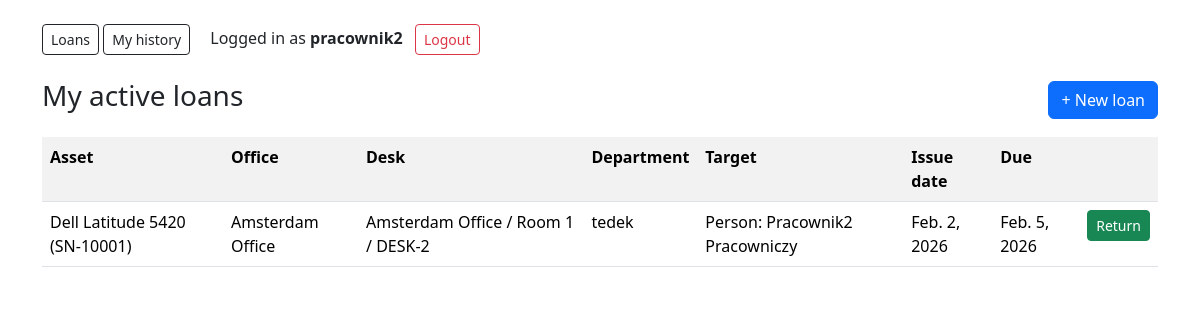
The page /loans/ (signed in) on the database its author committed.
### inventory/models.py (models this page shows, shortened)
class Loan(models.Model):
    asset = models.ForeignKey(Asset, on_delete=models.PROTECT, related_name="loans")
    created_by = models.ForeignKey(
        settings.AUTH_USER_MODEL,
        on_delete=models.SET_NULL,
        blank=True,
        null=True,
        related_name="created_loans",
    )
    person = models.ForeignKey(Person, on_delete=models.PROTECT, blank=True, null=True, related_name="loans")
    desk = models.ForeignKey(Desk, on_delete=models.PROTECT, blank=True, null=True, related_name="loans")
    office = models.ForeignKey(Office, on_delete=models.PROTECT, blank=True, null=True, related_name="loans")
    department_position = models.ForeignKey(
        DepartmentPosition,
        on_delete=models.PROTECT,
        blank=True,
        null=True,
        related_name="loans",
    )
    department = models.CharField(max_length=120, blank=True, null=True)
    loan_date = models.DateField(default=timezone.now)
    due_date = models.DateField(blank=True, null=True)
    return_date = models.DateField(blank=True, null=True)
    issued_by = models.CharField(max_length=120, blank=True, null=True)
    @property
    def office_label(self) -> str:
        if self.office:
            return str(self.office)
        if self.desk:
            return str(self.desk.room.office)
        if self.department_position:
            return str(self.department_position.department.office)
        return "-"
    @property
    def desk_label(self) -> str:
        if self.desk:
            return str(self.desk)
        return "-"
    @property
    def department_label(self) -> str:
        if self.department_position:
            return str(self.department_position)
        if self.department:
            return self.department
        return "-"
    def target_label(self) -> str:
        if self.person:
            return f"Person: {self.person}"

class Asset(models.Model):
    STATUS_CHOICES = [
        ("available", "Available"),
        ("assigned", "Assigned"),
        ("in_service", "In service"),
        ("retired", "Retired"),
    ]
    category = models.ForeignKey(AssetCategory, on_delete=models.PROTECT, related_name="assets")
    name = models.CharField(max_length=200)
    serial_number = models.CharField(max_length=120, unique=True)
    asset_tag = models.CharField(max_length=120, unique=True, blank=True, null=True)
    status = models.CharField(max_length=20, choices=STATUS_CHOICES, default="available")
    purchase_date = models.DateField(blank=True, null=True)
    notes = models.TextField(blank=True, null=True)
    def __str__(self):
        return f"{self.name} ({self.serial_number})"

class Office(models.Model):
    name = models.CharField(max_length=200)
    address = models.CharField(max_length=300, blank=True, null=True)
    def __str__(self):
        return self.name

class Desk(models.Model):
    room = models.ForeignKey(Room, on_delete=models.CASCADE, related_name="desks")
    code = models.CharField(max_length=50)
    class Meta:
        constraints = [
            models.UniqueConstraint(fields=["room", "code"], name="uniq_desk_room_code")
        ]
    def __str__(self):
        return f"{self.room.office.name} / {self.room.name} / {self.code}"

class Room(models.Model):
    office = models.ForeignKey(Office, on_delete=models.CASCADE, related_name="rooms")
    name = models.CharField(max_length=200)
    type = models.CharField(max_length=50, default="open_space")

class Person(models.Model):
    first_name = models.CharField(max_length=120)
    last_name = models.CharField(max_length=120)
    department = models.CharField(max_length=120, blank=True, null=True)
    email = models.EmailField(blank=True, null=True)
    user = models.OneToOneField(
        settings.AUTH_USER_MODEL,
        on_delete=models.SET_NULL,
        blank=True,
        null=True,
        related_name="person_profile",
    )
    def __str__(self):
        return f"{self.first_name} {self.last_name}"

### inventory/views.py (the view)
# urls.py: path("loans/", views.loans_list, name="loans_list"),
@login_required
def loans_list(request):
    role = get_user_role(request.user)
    base_qs = Loan.objects.select_related(
        "asset", "person", "desk__room__office", "office", "department_position__department__office", "created_by"
    ).filter(return_date__isnull=True).order_by("-id")
    person = _resolve_person_for_user(request.user)
    if role == ROLE_ADMIN:
        loans = base_qs
    else:
        q = Q(created_by=request.user)
        if person:
            q |= Q(person=person)
        loans = base_qs.filter(q)
    is_admin = role == ROLE_ADMIN
    return render(
        request,
        "inventory/loans_list.html",
        {
            "loans": loans,
            "today": timezone.now().date(),
            "is_admin": is_admin,
            "role": role,
        },
    )

### inventory/roles.py (called while the page is built)
def get_user_role(user: AbstractUser) -> str:
    if not user or not getattr(user, "is_authenticated", False):
        return ROLE_EMPLOYEE
    if getattr(user, "is_superuser", False) or getattr(user, "is_staff", False):
        return ROLE_ADMIN
    qs = user.groups.values_list("name", flat=True)
    for name in qs:
        if name in ROLE_NAMES:
            return name
    return ROLE_EMPLOYEE

### inventory/views.py (called while the page is built)
def _resolve_person_for_user(user):
    if not user or not getattr(user, "is_authenticated", False):
        return None
    try:
        return user.person_profile
    except Exception:
        pass
    email = (getattr(user, "email", "") or "").strip()
    if email:
        return Person.objects.filter(email__iexact=email).first()
    return None

### inventory/templates/inventory/loans_list.html (shortened to what this page needs)
{% extends "inventory/base.html" %}
{% block content %}
<div class="d-flex justify-content-between align-items-center">
  <h3>{% if is_admin %}Active loans{% else %}My active loans{% endif %}</h3>
  <a class="btn btn-primary" href="{% url 'loan_create' %}">+ New loan</a>
</div>
<table class="table table-striped mt-3">
  <tr><th>Asset</th><th>Office</th><th>Desk</th><th>Department</th><th>Target</th><th>Issue date</th><th>Due</th><th></th></tr>
  {% for l in loans %}
    <tr class="{% if l.due_date and l.due_date < today %}table-danger{% endif %}">
      <td>{{ l.asset }}</td>
      <td>{{ l.office_label }}</td>
      <td>{{ l.desk_label }}</td>
      <td>{{ l.department_label }}</td>
      <td>{{ l.target_label }}</td>
      <td>{{ l.loan_date }}</td>
      <td>{{ l.due_date|default:"-" }}</td>
      <td>
  {% if is_admin or l.created_by_id == request.user.id or l.person and l.person.user_id == request.user.id %}
          <form method="post" action="{% url 'loan_return' l.id %}">
            <button class="btn btn-sm btn-success">Return</button>
          </form>
        {% endif %}
      </td>
    </tr>
  {% empty %}
    <tr><td colspan="8" class="text-muted">No active loans.</td></tr>
  {% endfor %}
</table>
{% endblock %}

### inventory/templates/inventory/base.html (shortened to what this page needs)
<!doctype html>
<html>
<head>
  <link href="https://cdn.jsdelivr.net/npm/bootstrap@5.3.2/dist/css/bootstrap.min.css" rel="stylesheet">
</head>
<body class="container py-4">
{% if request.user.is_authenticated %}
<nav class="mb-4">
  <a class="btn btn-outline-dark btn-sm" href="{% url 'loans_list' %}">Loans</a>
  {% if request.user.is_staff %}
    <a class="btn btn-outline-dark btn-sm" href="{% url 'history' %}">History</a>
  {% else %}
    <a class="btn btn-outline-dark btn-sm" href="{% url 'history' %}">My history</a>
  {% endif %}
  <span class="ms-3">
      <span class="me-2">Logged in as <b>{{ request.user.username }}</b></span>
      <form method="post" action="{% url 'logout' %}" class="d-inline">
        <button type="submit" class="btn btn-outline-danger btn-sm">Logout</button>
      </form>
  </span>
</nav>
{% endif %}
{% block content %}{% endblock %}
</body>
</html>

### rows shown on the page
Loan: asset "Dell Latitude 5420 (SN-10001)", office_label "Amsterdam Office", desk_label "Amsterdam Office / Room 1 / DESK-2", department_label "tedek", target_label "Person: Pracownik2 Pracowniczy", loan_date "Feb. 2, 2026", due_date "Feb. 5, 2026", shows "Return"

### other values the page prints
{{ request.user.username }} "pracownik2"
